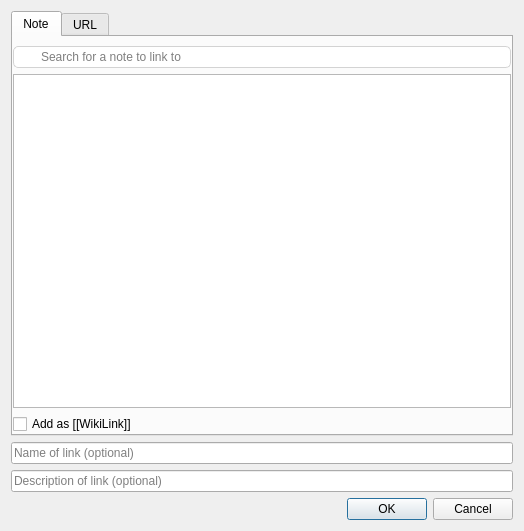
<?xml version="1.0" encoding="UTF-8"?>
<ui version="4.0">
 <class>LinkDialog</class>
 <widget class="QDialog" name="LinkDialog">
  <property name="geometry">
   <rect>
    <x>0</x>
    <y>0</y>
    <width>524</width>
    <height>531</height>
   </rect>
  </property>
  <property name="windowTitle">
   <string>Link an url or note</string>
  </property>
  <property name="windowIcon">
   <iconset theme="insert-link" resource="../breeze-qownnotes.qrc">
    <normaloff>:/icons/breeze-qownnotes/16x16/insert-link.svg</normaloff>:/icons/breeze-qownnotes/16x16/insert-link.svg</iconset>
  </property>
  <layout class="QGridLayout" name="gridLayout">
   <item row="0" column="0">
    <layout class="QVBoxLayout" name="verticalLayout">
     <item>
      <widget class="QTabWidget" name="tabWidget">
       <property name="sizePolicy">
        <sizepolicy hsizetype="Expanding" vsizetype="Minimum">
         <horstretch>0</horstretch>
         <verstretch>0</verstretch>
        </sizepolicy>
       </property>
       <property name="currentIndex">
        <number>0</number>
       </property>
       <widget class="QWidget" name="noteTab">
        <attribute name="title">
         <string>Note</string>
        </attribute>
        <layout class="QVBoxLayout" name="verticalLayout_2">
         <property name="leftMargin">
          <number>0</number>
         </property>
         <property name="rightMargin">
          <number>0</number>
         </property>
         <property name="bottomMargin">
          <number>0</number>
         </property>
         <item>
          <widget class="QLineEdit" name="searchLineEdit">
           <property name="toolTip">
            <string>Search for notes or create new notes by entering text and pressing return</string>
           </property>
           <property name="styleSheet">
            <string notr="true">QLineEdit {
	border: 1px solid lightgray;
	border-radius: 5px;
	padding: 2px 5px 2px 25px;
	background-image: url(:/images/search.png);
	background-repeat: no-repeat;
	background-position: center left;
	margin-right: 0px;
}
</string>
           </property>
           <property name="placeholderText">
            <string>Search for a note to link to</string>
           </property>
           <property name="clearButtonEnabled">
            <bool>true</bool>
           </property>
          </widget>
         </item>
         <item>
          <widget class="QListWidget" name="notesListWidget"/>
         </item>
         <item>
          <widget class="QCheckBox" name="addAsWikiLinkCheckBox">
           <property name="toolTip">
            <string>If checked, the new link will be formated as a [[WikiLink]]</string>
           </property>
           <property name="text">
            <string>Add as [[WikiLink]]</string>
           </property>
          </widget>
         </item>
        </layout>
       </widget>
       <widget class="QWidget" name="urlTab">
        <attribute name="title">
         <string notr="true">URL</string>
        </attribute>
        <layout class="QGridLayout" name="gridLayout_2">
         <property name="leftMargin">
          <number>0</number>
         </property>
         <property name="rightMargin">
          <number>0</number>
         </property>
         <property name="bottomMargin">
          <number>0</number>
         </property>
         <item row="1" column="1">
          <widget class="QLineEdit" name="urlEdit">
           <property name="statusTip">
            <string>Enter URL</string>
           </property>
           <property name="whatsThis">
            <string/>
           </property>
           <property name="accessibleName">
            <string/>
           </property>
           <property name="placeholderText">
            <string>Enter an URL to link to</string>
           </property>
           <property name="clearButtonEnabled">
            <bool>true</bool>
           </property>
          </widget>
         </item>
         <item row="2" column="1" colspan="2">
          <spacer name="verticalSpacer">
           <property name="orientation">
            <enum>Qt::Vertical</enum>
           </property>
           <property name="sizeHint" stdset="0">
            <size>
             <width>20</width>
             <height>40</height>
            </size>
           </property>
          </spacer>
         </item>
         <item row="1" column="2">
          <widget class="QPushButton" name="fileUrlButton">
           <property name="toolTip">
            <string>Select local file or directory to link to</string>
           </property>
           <property name="text">
            <string notr="true">…</string>
           </property>
          </widget>
         </item>
        </layout>
       </widget>
      </widget>
     </item>
     <item>
      <widget class="QLineEdit" name="nameLineEdit">
       <property name="statusTip">
        <string>Enter the name of the link (optional)</string>
       </property>
       <property name="placeholderText">
        <string>Name of link (optional)</string>
       </property>
       <property name="clearButtonEnabled">
        <bool>true</bool>
       </property>
      </widget>
     </item>
     <item>
      <widget class="QLineEdit" name="descriptionLineEdit">
       <property name="statusTip">
        <string>Enter a description for the link (optional)</string>
       </property>
       <property name="placeholderText">
        <string>Description of link (optional)</string>
       </property>
       <property name="clearButtonEnabled">
        <bool>true</bool>
       </property>
      </widget>
     </item>
    </layout>
   </item>
   <item row="1" column="0">
    <widget class="QDialogButtonBox" name="buttonBox">
     <property name="orientation">
      <enum>Qt::Horizontal</enum>
     </property>
     <property name="standardButtons">
      <set>QDialogButtonBox::Cancel|QDialogButtonBox::Ok</set>
     </property>
    </widget>
   </item>
  </layout>
 </widget>
 <tabstops>
  <tabstop>urlEdit</tabstop>
  <tabstop>fileUrlButton</tabstop>
  <tabstop>nameLineEdit</tabstop>
  <tabstop>descriptionLineEdit</tabstop>
  <tabstop>tabWidget</tabstop>
  <tabstop>searchLineEdit</tabstop>
  <tabstop>notesListWidget</tabstop>
 </tabstops>
 <resources>
  <include location="../breeze-qownnotes.qrc"/>
 </resources>
 <connections>
  <connection>
   <sender>buttonBox</sender>
   <signal>accepted()</signal>
   <receiver>LinkDialog</receiver>
   <slot>accept()</slot>
   <hints>
    <hint type="sourcelabel">
     <x>262</x>
     <y>516</y>
    </hint>
    <hint type="destinationlabel">
     <x>157</x>
     <y>274</y>
    </hint>
   </hints>
  </connection>
  <connection>
   <sender>buttonBox</sender>
   <signal>rejected()</signal>
   <receiver>LinkDialog</receiver>
   <slot>reject()</slot>
   <hints>
    <hint type="sourcelabel">
     <x>330</x>
     <y>516</y>
    </hint>
    <hint type="destinationlabel">
     <x>286</x>
     <y>274</y>
    </hint>
   </hints>
  </connection>
 </connections>
</ui>
